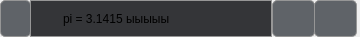
<?xml version="1.0" encoding="UTF-8"?>
<ui version="4.0">
 <class>WidgetFunc</class>
 <widget class="QWidget" name="WidgetFunc">
  <property name="geometry">
   <rect>
    <x>0</x>
    <y>0</y>
    <width>360</width>
    <height>37</height>
   </rect>
  </property>
  <property name="minimumSize">
   <size>
    <width>360</width>
    <height>37</height>
   </size>
  </property>
  <property name="maximumSize">
   <size>
    <width>360</width>
    <height>37</height>
   </size>
  </property>
  <property name="windowTitle">
   <string>Form</string>
  </property>
  <widget class="QLineEdit" name="lineEdit_value">
   <property name="geometry">
    <rect>
     <x>61</x>
     <y>0</y>
     <width>211</width>
     <height>37</height>
    </rect>
   </property>
   <property name="styleSheet">
    <string notr="true">QLineEdit {
	background-color: rgb(52, 53, 56);
	border-top: 1px  solid rgb(150, 150, 150) ;
	border-left: 0px  solid rgb(150, 150, 150) ;
	border-bottom: 1px  solid rgb(150, 150, 150) ;
	border-right: 1px  solid rgb(150, 150, 150) ;
}</string>
   </property>
   <property name="text">
    <string>pi = 3.1415 ыыыыы</string>
   </property>
  </widget>
  <widget class="QPushButton" name="pushButton_delete">
   <property name="geometry">
    <rect>
     <x>30</x>
     <y>0</y>
     <width>31</width>
     <height>37</height>
    </rect>
   </property>
   <property name="styleSheet">
    <string notr="true">QPushButton {
	border-radius: 0px;
	background-color: rgb(52, 53, 56);
	border-top: 1px  solid rgb(150, 150, 150) ;
	border-left: 1px  solid rgb(150, 150, 150) ;
	border-bottom: 1px  solid rgb(150, 150, 150) ;
	border-right: 0px  solid rgb(150, 150, 150) ;
}
</string>
   </property>
   <property name="text">
    <string/>
   </property>
  </widget>
  <widget class="QPushButton" name="pushButton_type">
   <property name="geometry">
    <rect>
     <x>0</x>
     <y>0</y>
     <width>31</width>
     <height>37</height>
    </rect>
   </property>
   <property name="styleSheet">
    <string notr="true">QPushButton {
	border-radius: 5px;
	border: 1px  solid rgb(150, 150, 150) ;
	background-color: rgb(95, 99, 104);
}

 QPushButton:pressed {
	border-radius: 5px;
	border: 1px  solid rgb(150, 150, 150) ;
	background-color: rgb(115, 119, 124);
}</string>
   </property>
   <property name="text">
    <string/>
   </property>
  </widget>
  <widget class="QPushButton" name="pushButton_hide">
   <property name="geometry">
    <rect>
     <x>272</x>
     <y>0</y>
     <width>43</width>
     <height>37</height>
    </rect>
   </property>
   <property name="styleSheet">
    <string notr="true">QPushButton {
	border-radius: 5px;
	border: 1px  solid rgb(150, 150, 150) ;
	background-color: rgb(95, 99, 104);
}

 QPushButton:pressed {
	border-radius: 5px;
	border: 1px  solid rgb(150, 150, 150) ;
	background-color: rgb(115, 119, 124);
}</string>
   </property>
   <property name="text">
    <string/>
   </property>
  </widget>
  <widget class="QPushButton" name="pushButton_color">
   <property name="geometry">
    <rect>
     <x>314</x>
     <y>0</y>
     <width>43</width>
     <height>37</height>
    </rect>
   </property>
   <property name="styleSheet">
    <string notr="true">QPushButton {
	border-radius: 5px;
	border: 1px  solid rgb(150, 150, 150) ;
	background-color: rgb(95, 99, 104);
}

 QPushButton:pressed {
	border-radius: 5px;
	border: 1px  solid rgb(150, 150, 150) ;
	background-color: rgb(115, 119, 124);
}</string>
   </property>
   <property name="text">
    <string/>
   </property>
  </widget>
 </widget>
 <resources/>
 <connections/>
</ui>
